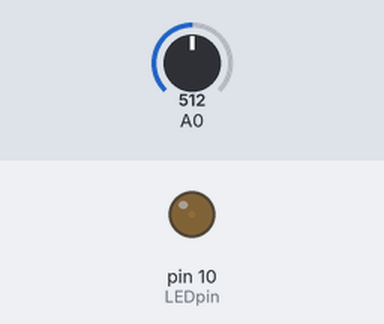
The sketch below on a simulated Arduino Uno, built with avr-gcc and run on an emulated ATmega328P. On the bench: output pins drawn as LEDs (lit = HIGH). The inputs (shaded band) are chosen by the test bench; at power-on: A0 = 512. Random numbers use the default seed unless the sketch sets one; what the sketch prints to the serial monitor is not drawn.

Above: at 0.96 s.
Timing chart, 0 to 2.6 s (numbered marks = the images above):
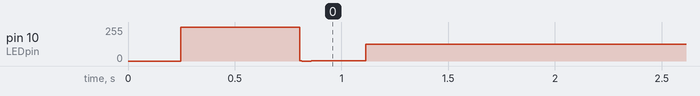

Measured:
- by itself, pin 10 (LEDpin): 0/255 → 253/255 at 0.25 s, → 1/255 0.56 s later, → 127/255 0.31 s later

The sketch:

LightboxTest.ino
```cpp
int randomInt;
int FSR = A0;
int LEDpin = 10;
int preValue = 0;

int FSRreading;
int lights;

void setup() {
 Serial.begin(9600);
}

void loop() {
  float in, out;

  FSRreading = analogRead(A0);

while(FSRreading != preValue){

Serial.println(FSRreading);
preValue = FSRreading;

   randomInt = random(0.0003, 0.0015);
  Serial.println(randomInt);
  Serial.println(",");


if (FSRreading > 200){
    for (in = 0; in < 6.283; in = in + 0.0008)
  {
    out = sin(in) * 127.5 + 127.5;

    analogWrite(LEDpin,out);

  }

  }

else if (FSRreading < 200){
analogWrite(LEDpin, 0);
  }

}

}

/*{
if (FSRreading > 100 && randNumber = 1){
  analogWrite(LEDpin, 255);
}

else if (FSRreading > 100 && randNumber = 2){
  analogWrite(LEDpin, 0);
}

else if (FSRreading > 500 && randNumber = 3){
  analogWrite(LEDpin, 255);
}
  }
*/
```
